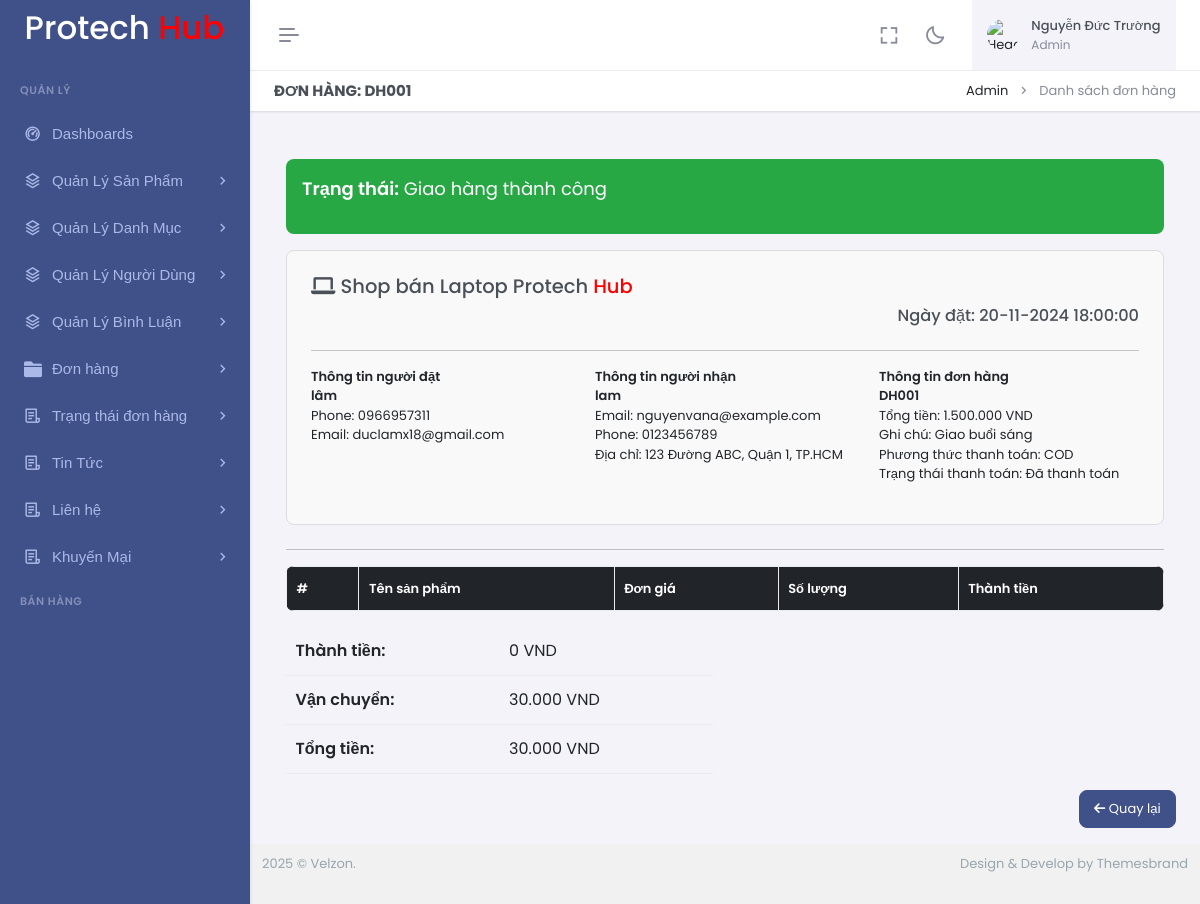
Screenshot of /admin/index.php?act=chi-tiet-don-hang&id_don_hang=12 (signed in) with the database file from the repository.
### tables this page shows
CREATE TABLE `don_hangs` (
  `id` int NOT NULL,
  `ma_don_hang` varchar(50) NOT NULL,
  `nguoi_dung_id` int DEFAULT NULL,
  `ten_nguoi_nhan` varchar(255) NOT NULL,
  `sdt_nguoi_nhan` varchar(15) NOT NULL,
  `email_nguoi_nhan` varchar(255) NOT NULL,
  `dia_chi_nguoi_nhan` text NOT NULL,
  `ghi_chu` text,
  `tong_tien` decimal(10,2) NOT NULL,
  `trang_thai_don_hang_id` int DEFAULT NULL,
  `phuong_thuc_thanh_toan_id` int DEFAULT NULL,
  `trang_thai_thanh_toan_id` int DEFAULT NULL,
  `ngay_dat` timestamp NOT NULL DEFAULT CURRENT_TIMESTAMP
);

CREATE TABLE `trang_thai_don_hangs` (
  `id` int NOT NULL,
  `ten_trang_thai` varchar(50) NOT NULL
);

CREATE TABLE `nguoi_dungs` (
  `id` int NOT NULL,
  `ten_nguoi_dung` varchar(255) NOT NULL,
  `ho_va_ten` varchar(50) DEFAULT NULL,
  `email` varchar(255) NOT NULL,
  `sdt` varchar(15) NOT NULL,
  `dia_chi` text,
  `mat_khau` varchar(255) NOT NULL,
  `ngay_sinh` date DEFAULT NULL,
  `gioi_tinh` tinyint(1) NOT NULL,
  `thoi_gian_tao` timestamp NOT NULL DEFAULT CURRENT_TIMESTAMP,
  `avatar` varchar(255) DEFAULT NULL,
  `vai_tro` tinyint(1) NOT NULL,
  `trang_thai` tinyint(1) NOT NULL
);

CREATE TABLE `phuong_thuc_thanh_toan` (
  `id` int NOT NULL,
  `ten_phuong_thuc` varchar(100) NOT NULL
);

CREATE TABLE `trang_thai_thanh_toan` (
  `id` int NOT NULL,
  `ten_thanh_toan` varchar(50) NOT NULL
);

### admin/controllers/DonHangController.php (called while the page is built, shortened)
<?php
class DonHangController
{
    private $donhangModel;
    public function __construct()
    {
        $this->donhangModel = new DonHang();
    }
    public function detailDonHang()
    {
        $don_hang_id = $_GET['id_don_hang'];
        $donHang = $this->donhangModel->getDetailDonHang($don_hang_id);
        require_once './views/donhang/detailDonHang.php';
    }
}

### commons/function.php (called while the page is built)
<?php
function connectDB() {
    $host = DB_HOST;
    $port = DB_PORT;
    $dbname = DB_NAME;
    try {
        $conn = new PDO("mysql:host=$host;port=$port;dbname=$dbname", DB_USERNAME, DB_PASSWORD);
        $conn->setAttribute(PDO::ATTR_ERRMODE, PDO::ERRMODE_EXCEPTION);
        $conn->setAttribute(PDO::ATTR_DEFAULT_FETCH_MODE, PDO::FETCH_ASSOC);
        return $conn;
    } catch (PDOException $e) {
        echo ("Connection failed: " . $e->getMessage());
    }
}

### admin/models/DonHang.php (called while the page is built, shortened)
<?php
class DonHang
{
    private $conn;
    public function __construct()
    {
        $this->conn = connectDB();
    }
    public function getDetailDonHang($id)
    {
        $sql = 'SELECT don_hangs.*,
                       trang_thai_don_hangs.ten_trang_thai,
                       nguoi_dungs.ho_va_ten,
                       nguoi_dungs.email,
                       nguoi_dungs.sdt,
                       phuong_thuc_thanh_toan.ten_phuong_thuc,
                       trang_thai_thanh_toan.ten_thanh_toan
                FROM don_hangs
                INNER JOIN trang_thai_don_hangs ON don_hangs.trang_thai_don_hang_id = trang_thai_don_hangs.id
                INNER JOIN nguoi_dungs ON don_hangs.nguoi_dung_id = nguoi_dungs.id
                INNER JOIN phuong_thuc_thanh_toan ON don_hangs.phuong_thuc_thanh_toan_id = phuong_thuc_thanh_toan.id
                INNER JOIN trang_thai_thanh_toan ON don_hangs.trang_thai_thanh_toan_id = trang_thai_thanh_toan.id
                WHERE don_hangs.id = :id';
        $stmt = $this->conn->prepare($sql);
        $stmt->execute([':id' => $id]);
        $result = $stmt->fetch();
        return $result;
    }
}

### admin/views/donhang/detailDonHang.php (the view, shortened to what this page needs)
<!DOCTYPE html>
<html lang="en" data-layout="vertical" data-topbar="light" data-sidebar="dark" data-sidebar-size="lg"
    data-sidebar-image="none" data-preloader="disable" data-theme="default" data-theme-colors="default">
<head>
    <?php require_once "views/layouts/libs_css.php"; ?>
    <link href="https://cdnjs.cloudflare.com/ajax/libs/font-awesome/6.0.0-beta3/css/all.min.css" rel="stylesheet">
</head>
<body>
    <div id="layout-wrapper">
        <?php
        require_once "views/layouts/header.php";
        require_once "views/layouts/siderbar.php";
        ?>
        <div class="main-content">
            <div class="page-content">
                <div class="container-fluid">
                    <div class="row mb-4">
                        <div class="col-12">
                            <div class="page-title-box d-sm-flex align-items-center justify-content-between bg-galaxy-transparent">
                                <h4 class="mb-sm-0">Đơn hàng: <?= $donHang['ma_don_hang'] ?></h4>
                                <div class="page-title-right">
                                    <ol class="breadcrumb m-0">
                                        <li class="breadcrumb-item"><a href="javascript: void(0);">Admin</a></li>
                                        <li class="breadcrumb-item active">Danh sách đơn hàng</li>
                                    </ol>
                                </div>
                            </div>
                        </div>
                    </div>
                    <section class="content">
                        <div class="container-fluid">
                            <div class="row">
                                <div class="col-12">
                                    <?php
                                    $backgroundColor = '#6C757D';
                                    $textColor = '#ffffff';
                                    switch ($donHang['trang_thai_don_hang_id']) {
                                        case 5:
                                            $backgroundColor = '#28A745';
                                            break;
                                    }
                                    ?>
                                    <div class="alert" style="background-color: <?= $backgroundColor ?>; color: <?= $textColor ?>; font-size: 18px; border-radius: 8px; padding: 15px;" role="alert">
                                        <p><strong>Trạng thái:</strong> <?= $donHang['ten_trang_thai']; ?></p>
                                    </div>
                                    <div class="invoice p-4 mb-4" style="border: 1px solid #ddd; border-radius: 8px; background-color: #f9f9f9;">
                                        <div class="row mb-3">
                                            <div class="col-12">
                                                <h4>
                                                <i class="fas fa-laptop"></i> Shop bán Laptop Protech <span style="color: red;">Hub</span>
                                                </h4>
                                                <h5 class="float-end">
                                                    Ngày đặt:
                                                    <?php
                                                    $originalDate = $donHang['ngay_dat'];
                                                    $dateTime = new DateTime($originalDate);
                                                    echo $dateTime->format('d-m-Y H:i:s');
                                                    ?>
                                                </h5>
                                            </div>
                                        </div>
                                        <hr>
                                        <div class="row invoice-info">
                                            <div class="col-sm-4 invoice-col">
                                                <strong>Thông tin người đặt</strong>
                                                <address>
                                                    <strong><?= htmlspecialchars($donHang['ho_va_ten']) ?></strong><br>
                                                    Phone: <?= htmlspecialchars($donHang['sdt']) ?><br>
                                                    Email: <?= htmlspecialchars($donHang['email']) ?>
                                                </address>
                                            </div>
                                            <div class="col-sm-4 invoice-col">
                                                <strong>Thông tin người nhận</strong>
                                                <address>
                                                    <strong><?= htmlspecialchars($donHang['ten_nguoi_nhan']) ?></strong><br>
                                                    Email: <?= htmlspecialchars($donHang['email_nguoi_nhan']) ?><br>
                                                    Phone: <?= htmlspecialchars($donHang['sdt_nguoi_nhan']) ?><br>
                                                    Địa chỉ: <?= htmlspecialchars($donHang['dia_chi_nguoi_nhan']) ?>
                                                </address>
                                            </div>
                                            <div class="col-sm-4 invoice-col">
                                                <strong>Thông tin đơn hàng</strong>
                                                <address>
                                                    <strong><?= htmlspecialchars($donHang['ma_don_hang']) ?></strong><br>
                                                    Tổng tiền: <?= htmlspecialchars(number_format($donHang['tong_tien'], 0, ',', '.')) ?> VND<br>
                                                    Ghi chú: <?= htmlspecialchars($donHang['ghi_chu']) ?><br>
                                                    Phương thức thanh toán: <?= htmlspecialchars($donHang['ten_phuong_thuc']) ?> <br>
                                                    Trạng thái thanh toán: <?= htmlspecialchars($donHang['ten_thanh_toan']) ?><br>
                                                </address>
                                            </div>
                                        </div>
                                    </div>
                                    <hr>
                                    <div class="row">
                                        <div class="col-12 table-responsive">
                                            <table class="table table-striped table-bordered" style="border-radius: 8px; overflow: hidden;">
                                                <thead class="table-dark">
                                                    <tr>
                                                        <th>#</th>
                                                        <th>Tên sản phẩm</th>
                                                        <th>Đơn giá</th>
                                                        <th>Số lượng</th>
                                                        <th>Thành tiền</th>
                                                    </tr>
                                                </thead>
                                            </table>
                                        </div>
                                    </div>
                                    <div class="row">
                                        <div class="col-6">
                                            <div class="table-responsive">
                                                <table class="table" style="font-size: 16px;">
                                                    <tr>
                                                        <th style="width:50%">Thành tiền:</th>
                                                        <td>
                                                            <?php
                                                            $tong_tien = 0;
                                                            echo number_format($tong_tien, 0, ',', '.') . " VND";
                                                            ?>
                                                        </td>
                                                    </tr>
                                                    <tr>
                                                        <th>Vận chuyển:</th>
                                                        <td>30.000 VND</td>
                                                    </tr>
                                                    <tr>
                                                        <th>Tổng tiền:</th>
                                                        <td>
                                                            <?php echo number_format($tong_tien + 30000, 0, ',', '.') . " VND"; ?>
                                                        </td>
                                                    </tr>
                                                </table>
                                            </div>
                                        </div>
                                    </div>
                                </div>
                            </div>
                        </div>
                        <div class="row mb-3">
                            <div class="col text-end">
                                <button onclick="window.history.back();" class="btn btn-primary" style="border-radius: 8px;">
                                    <i class="fas fa-arrow-left"></i> Quay lại
                                </button>
                            </div>
                        </div>
                    </section>
                </div>
            </div>
            <footer class="footer" style="background-color: #f1f1f1; padding: 10px 0;">
                <div class="container-fluid">
                    <div class="row">
                        <div class="col-sm-6">
                             © Velzon.
                        </div>
                        <div class="col-sm-6">
                            <div class="text-sm-end d-none d-sm-block">
                                Design & Develop by Themesbrand
                            </div>
                        </div>
                    </div>
                </div>
            </footer>
        </div>
    </div>
</body>
</html>

### rows the page displays
don_hangs: ma_don_hang "DH001", trang_thai_don_hang.ten_trang_thai "Giao hàng thành công", ngay_dat "20-11-2024 18:00:00", nguoi_dung.ho_va_ten "lâm", nguoi_dung.sdt "0966957311", nguoi_dung.email "duclamx18@gmail.com", ten_nguoi_nhan "lam", email_nguoi_nhan "nguyenvana@example.com", sdt_nguoi_nhan "0123456789", dia_chi_nguoi_nhan "123 Đường ABC, Quận 1, TP.HCM", tong_tien "1.500.000", ghi_chu "Giao buổi sáng", phuong_thuc_thanh_toan.ten_phuong_thuc "COD", trang_thai_thanh_toan.ten_thanh_toan "Đã thanh toán"

### other values shown
$_SESSION['user'] "Nguyễn Đức Trường"
$tong_tien "0"
$tong_tien + 30000 "30.000"
